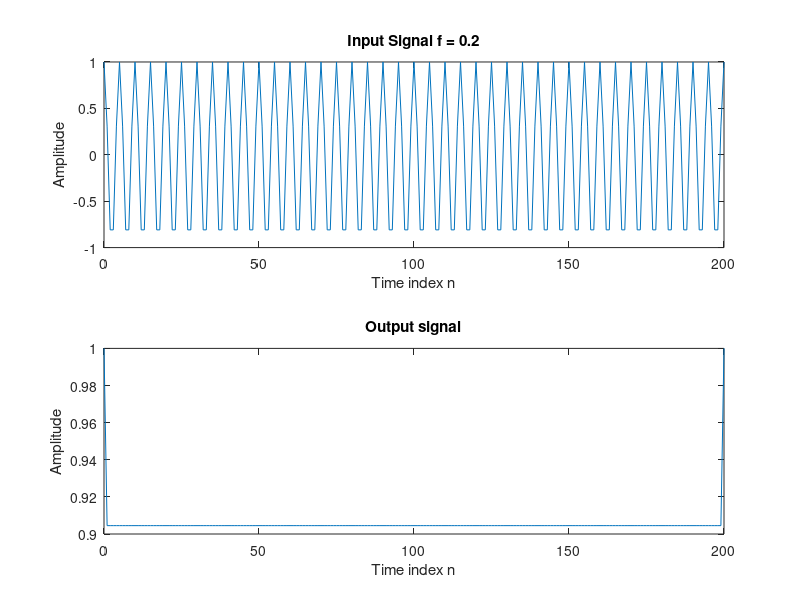

Here is the MATLAB script that generated this plot:
% Program P2_2
% Generate a sinusoidal input signal
clf;
n = 0:200;
x = cos(2*pi*0.2*n);
% Compute the output signal
x1 = [x 0 0];		% x1[n] = x[n+1] 
x2 = [0 x 0];		% x2[n] = x[n]
x3 = [0 0 x];		% x3[n] = x[n-1]
y = x2.*x2-x1.*x3;
y = y(2:202)
% Plot the input and output signals
subplot(2,1,1)
plot(n, x)
xlabel('Time index n');ylabel('Amplitude');
title('Input Signal f = 0.2')
subplot(2,1,2)
plot(n,y)
xlabel('Time index n');ylabel('Amplitude');
title('Output signal');
